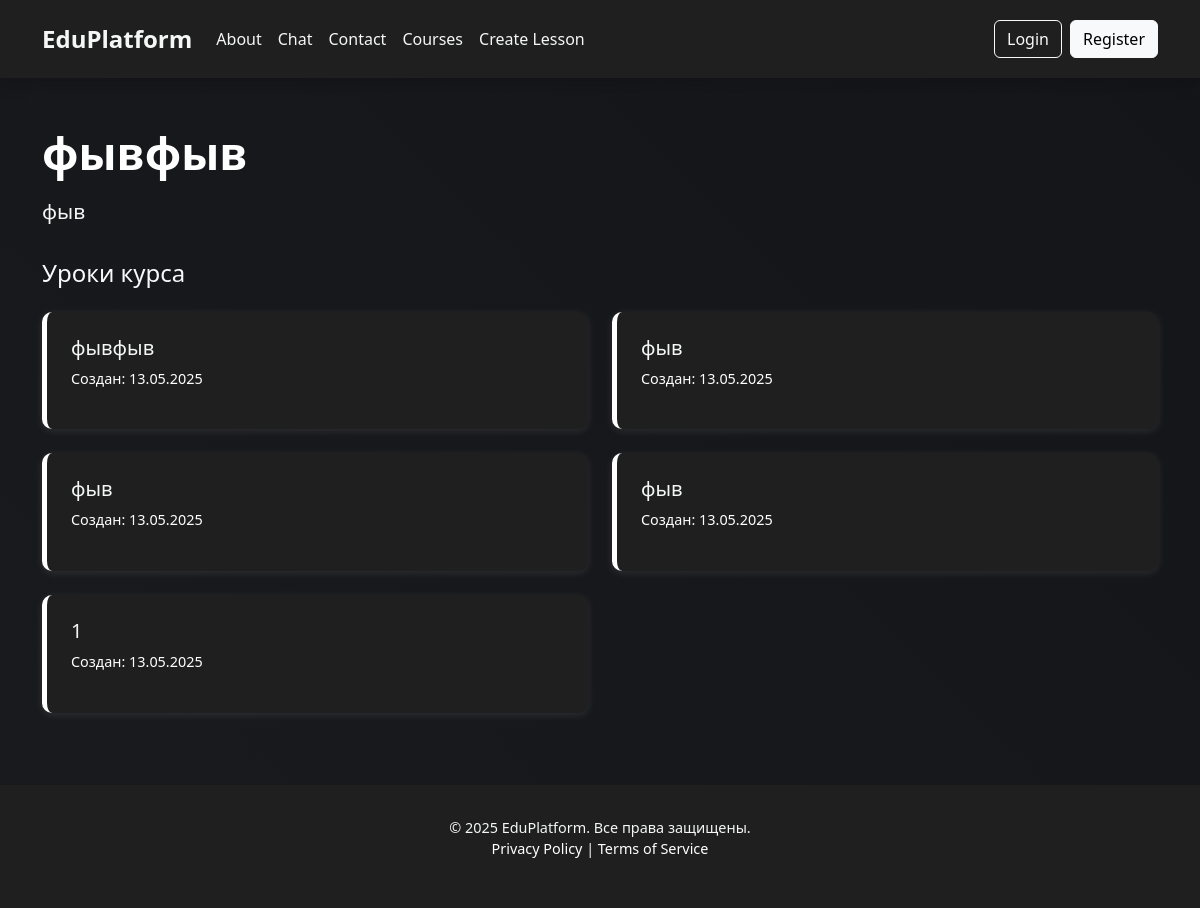
Page /course/2/lessons/ on the committed database.
### index/models.py (models this page shows, shortened)
class Course(models.Model):
    title = models.CharField(max_length=100)
    instructor = models.ForeignKey(
        CustomUser,
        on_delete=models.CASCADE,
        related_name='courses',
        limit_choices_to={'role': 'teacher'}
        )
    students = models.ManyToManyField(
        CustomUser,
        related_name='enrolled_courses',
        blank=True,
        limit_choices_to={'role': 'student'}
        )
    description = models.TextField()
    created_at = models.DateTimeField(auto_now_add=True)
    updated_at = models.DateTimeField(auto_now=True)

class Lesson(models.Model):
    course = models.ForeignKey(Course, on_delete=models.CASCADE, related_name='lessons')
    title = models.CharField(max_length=100)
    content = models.TextField()
    image = models.ImageField(upload_to='lesson_images/', null=True, blank=True)
    created_at = models.DateTimeField(auto_now_add=True)
    updated_at = models.DateTimeField(auto_now=True)

### index/views.py (the view)
# urls.py: path('course/<int:course_id>/lessons/', course_lessons_view, name='course_lessons'),  # Страница с уроками курса
def course_lessons_view(request, course_id):
    course = get_object_or_404(Course, id=course_id)  # Получаем курс по ID
    lessons = course.lessons.all()  # Получаем все уроки этого курса
    return render(request, 'index/courses_detail.html', {'course': course, 'lessons': lessons})

### templates/index/courses_detail.html (shortened to what this page needs)
<!DOCTYPE html>
{% load static %}
<html lang="ru">
<head>
  <link href="https://cdn.jsdelivr.net/npm/bootstrap@5.3.3/dist/css/bootstrap.min.css" rel="stylesheet">
  <link href="https://cdn.jsdelivr.net/npm/bootstrap-icons@1.10.5/font/bootstrap-icons.css" rel="stylesheet">
</head>
<body>
<nav class="navbar navbar-expand-lg navbar-dark py-3 shadow">
  <div class="container">
    <a class="navbar-brand fw-bold fs-4" href="{% url 'main' %}">EduPlatform</a>
    <div class="collapse navbar-collapse justify-content-between" id="navbarNav">
      <ul class="navbar-nav">
        <li class="nav-item"><a class="nav-link" href="{% url 'about' %}">About</a></li>
        <li class="nav-item"><a class="nav-link" href="{% url 'chat' %}">Chat</a></li>
        <li class="nav-item"><a class="nav-link" href="{% url 'contact' %}">Contact</a></li>
        <li class="nav-item"><a class="nav-link" href="{% url 'courses' %}">Courses</a></li>
        <li class="nav-item"><a class="nav-link" href="{% url 'create_lesson' %}">Create Lesson</a></li>
      </ul>
      <ul class="navbar-nav">
        {% if user.is_authenticated %}
          <li class="nav-item"><span class="nav-link">Hi, {{ user.username }}</span></li>
          <li class="nav-item"><a class="btn btn-outline-light" href="{% url 'logout' %}">Logout</a></li>
        {% else %}
          <li class="nav-item"><a class="btn btn-outline-light me-2" href="{% url 'login' %}">Login</a></li>
          <li class="nav-item"><a class="btn btn-light" href="{% url 'register' %}">Register</a></li>
        {% endif %}
      </ul>
    </div>
  </div>
</nav>
<section class="container my-5">
  <h2 class="section-title">{{ course.title }}</h2>
  <p class="section-description">{{ course.description }}</p>
  <h4 class="mb-4 text-light">Уроки курса</h4>
  <div class="row">
    {% for lesson in lessons %}
      <div class="col-md-6">
        <div class="lesson-card">
          <a href="{% url 'lesson_detail' lesson.id %}">
            <h5>{{ lesson.title }}</h5>
            <p class="mt-2 text-white" style="font-size: 0.9rem;">Создан: {{ lesson.created_at|date:"d.m.Y" }}</p>
          </a>
        </div>
      </div>
    {% empty %}
      <p>У этого курса пока нет уроков.</p>
    {% endfor %}
  </div>
</section>
<footer>
  <div class="container">
    <p class="mb-0">© 2025 EduPlatform. Все права защищены.</p>
    <p><a href="#">Privacy Policy</a> | <a href="#">Terms of Service</a></p>
  </div>
</footer>
</body>
</html>

### templates/index/courses_detail.html (style rules this page uses)
body { background-color: #0b0c10; color: #f4f7f6; font-family: 'Segoe UI', sans-serif; min-height: 100vh; margin: 0; background: linear-gradient(45deg, rgba(32, 33, 36, 1) 0%, rgba(11, 12, 16, 1) 100%); background-size: 400% 400%; animation: gradientAnimation 15s ease infinite; }
.navbar { background-color: #1f1f1f; box-shadow: 0 4px 10px rgba(0, 0, 0, 0.3); }
.navbar .navbar-brand { font-weight: bold; color: #f4f7f6; }
.navbar .nav-link { color: #f4f7f6; transition: color 0.3s ease; }
.section-title { font-size: 2.8rem; font-weight: bold; color: #ffffff; margin-bottom: 1rem; }
.section-description { font-size: 1.3rem; color: #f4f7f6; margin-bottom: 2rem; }
.lesson-card { background-color: #1f1f1f; border-left: 5px solid #ffffff; border-radius: 10px; padding: 1.5rem; margin-bottom: 1.5rem; box-shadow: 0 2px 8px rgba(255, 255, 255, 0.1); transition: transform 0.3s ease, box-shadow 0.3s ease; }
.lesson-card a { text-decoration: none; color: #f4f7f6; display: block; height: 100%; }
footer { background-color: #1f1f1f; padding: 2rem 0; color: #f4f7f6; text-align: center; font-size: 0.9rem; }
footer a { color: #ffffff; text-decoration: none; }

### rows in the picture
Course: title "фывфыв", description "фыв"
Lesson: title "фывфыв", created_at "13.05.2025"
Lesson: title "фыв", created_at "13.05.2025"
Lesson: title "фыв", created_at "13.05.2025"
Lesson: title "фыв", created_at "13.05.2025"
Lesson: title "1", created_at "13.05.2025"
